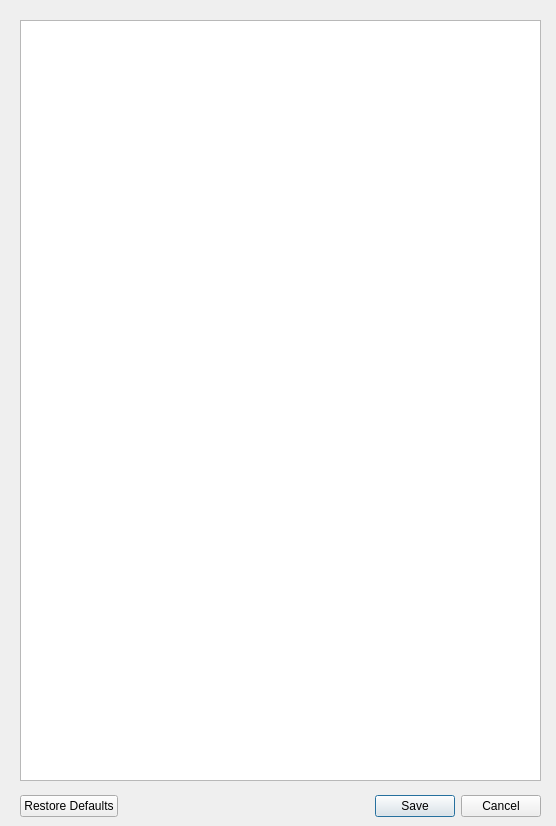
<?xml version="1.0" encoding="UTF-8"?>
<ui version="4.0">
 <class>Dialog</class>
 <widget class="QDialog" name="Dialog">
  <property name="geometry">
   <rect>
    <x>0</x>
    <y>0</y>
    <width>556</width>
    <height>826</height>
   </rect>
  </property>
  <property name="windowTitle">
   <string>Settings</string>
  </property>
  <widget class="QDialogButtonBox" name="buttonBox">
   <property name="geometry">
    <rect>
     <x>20</x>
     <y>790</y>
     <width>521</width>
     <height>32</height>
    </rect>
   </property>
   <property name="orientation">
    <enum>Qt::Horizontal</enum>
   </property>
   <property name="standardButtons">
    <set>QDialogButtonBox::Cancel|QDialogButtonBox::RestoreDefaults|QDialogButtonBox::Save</set>
   </property>
  </widget>
  <widget class="QTextEdit" name="textEdit_settings">
   <property name="geometry">
    <rect>
     <x>20</x>
     <y>20</y>
     <width>521</width>
     <height>761</height>
    </rect>
   </property>
  </widget>
 </widget>
 <resources/>
 <connections>
  <connection>
   <sender>buttonBox</sender>
   <signal>accepted()</signal>
   <receiver>Dialog</receiver>
   <slot>accept()</slot>
   <hints>
    <hint type="sourcelabel">
     <x>248</x>
     <y>254</y>
    </hint>
    <hint type="destinationlabel">
     <x>157</x>
     <y>274</y>
    </hint>
   </hints>
  </connection>
  <connection>
   <sender>buttonBox</sender>
   <signal>rejected()</signal>
   <receiver>Dialog</receiver>
   <slot>reject()</slot>
   <hints>
    <hint type="sourcelabel">
     <x>316</x>
     <y>260</y>
    </hint>
    <hint type="destinationlabel">
     <x>286</x>
     <y>274</y>
    </hint>
   </hints>
  </connection>
 </connections>
</ui>
